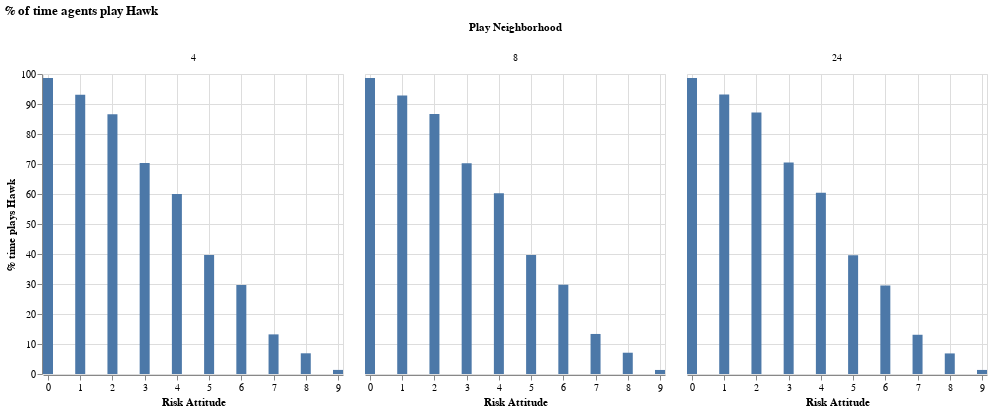

Source (notebook cell):
### Markdown cell above
#### Play neighborhood

### Code cell
hawk_by_playnhood_riskattitude = (
    agent_df_params.group_by("play_neighborhood", "risk_attitude")
         .agg(n_plays=pl.col("played_hawk").count(), n_plays_hawk=pl.col("played_hawk").sum())
    .with_columns(
        pct_plays_hawk=pl.col("n_plays_hawk").truediv(pl.col("n_plays")).mul(100)
    )
)

alt.Chart(hawk_by_playnhood_riskattitude).mark_bar(width=10).encode(
    x=alt.X("risk_attitude", title="Risk Attitude").scale(domain=[0, 9]),                                                          
    y=alt.Y("pct_plays_hawk", title="% time plays Hawk")
).facet(column=alt.Column("play_neighborhood", title="Play Neighborhood")).properties(title="% of time agents play Hawk")

### Figure 1 — Vega-Lite specification as saved in the notebook (floating-point values rounded to 4 significant figures)
{"config": {"view": {"continuousWidth": 300, "continuousHeight": 300}}, "data": {"name": "data-f9685d49a248b643e912737bd7ca69b5"}, "facet": {"column": {"field": "play_neighborhood", "title": "Play Neighborhood", "type": "quantitative"}}, "spec": {"mark": {"type": "bar", "width": 10}, "encoding": {"x": {"field": "risk_attitude", "scale": {"domain": [0, 9]}, "title": "Risk Attitude", "type": "quantitative"}, "y": {"field": "pct_plays_hawk", "title": "% time plays Hawk", "type": "quantitative"}}}, "title": "% of time agents play Hawk", "$schema": "https://vega.github.io/schema/vega-lite/v5.20.1.json", "datasets": {"data-f9685d49a248b643e912737bd7ca69b5": [{"play_neighborhood": 24, "risk_attitude": 3, "n_plays": 5073594, "n_plays_hawk": 3577114, "pct_plays_hawk": 70.5}, {"play_neighborhood": 8, "risk_attitude": 9, "n_plays": 4405914, "n_plays_hawk": 59399, "pct_plays_hawk": 1.348}, {"play_neighborhood": 24, "risk_attitude": 8, "n_plays": 4261676, "n_plays_hawk": 292262, "pct_plays_hawk": 6.858}, {"play_neighborhood": 8, "risk_attitude": 1, "n_plays": 4258850, "n_plays_hawk": 3954234, "pct_plays_hawk": 92.85}, {"play_neighborhood": 4, "risk_attitude": 5, "n_plays": 5828268, "n_plays_hawk": 2312605, "pct_plays_hawk": 39.68}, {"play_neighborhood": 8, "risk_attitude": 8, "n_plays": 4249338, "n_plays_hawk": 301434, "pct_plays_hawk": 7.094}, {"play_neighborhood": 4, "risk_attitude": 7, "n_plays": 4321552, "n_plays_hawk": 570772, "pct_plays_hawk": 13.21}, {"play_neighborhood": 24, "risk_attitude": 5, "n_plays": 5873785, "n_plays_hawk": 2327020, "pct_plays_hawk": 39.62}, {"play_neighborhood": 8, "risk_attitude": 4, "n_plays": 5900951, "n_plays_hawk": 3557231, "pct_plays_hawk": 60.28}, {"play_neighborhood": 24, "risk_attitude": 1, "n_plays": 4225328, "n_plays_hawk": 3936649, "pct_plays_hawk": 93.17}, {"play_neighborhood": 4, "risk_attitude": 0, "n_plays": 4424980, "n_plays_hawk": 4365305, "pct_plays_hawk": 98.65}, {"play_neighborhood": 8, "risk_attitude": 6, "n_plays": 5110633, "n_plays_hawk": 1521970, "pct_plays_hawk": 29.78}, {"play_neighborhood": 24, "risk_attitude": 0, "n_plays": 4379036, "n_plays_hawk": 4319519, "pct_plays_hawk": 98.64}, {"play_neighborhood": 4, "risk_attitude": 1, "n_plays": 4241863, "n_plays_hawk": 3947344, "pct_plays_hawk": 93.06}, {"play_neighborhood": 4, "risk_attitude": 4, "n_plays": 5809557, "n_plays_hawk": 3486526, "pct_plays_hawk": 60.01}, {"play_neighborhood": 8, "risk_attitude": 7, "n_plays": 4376423, "n_plays_hawk": 584108, "pct_plays_hawk": 13.35}, {"play_neighborhood": 24, "risk_attitude": 6, "n_plays": 5059237, "n_plays_hawk": 1490706, "pct_plays_hawk": 29.47}, {"play_neighborhood": 24, "risk_attitude": 7, "n_plays": 4360044, "n_plays_hawk": 570214, "pct_plays_hawk": 13.08}, {"play_neighborhood": 24, "risk_attitude": 2, "n_plays": 4345294, "n_plays_hawk": 3788122, "pct_plays_hawk": 87.18}, {"play_neighborhood": 8, "risk_attitude": 2, "n_plays": 4401750, "n_plays_hawk": 3814736, "pct_plays_hawk": 86.66}, {"play_neighborhood": 8, "risk_attitude": 0, "n_plays": 4476795, "n_plays_hawk": 4416666, "pct_plays_hawk": 98.66}, {"play_neighborhood": 8, "risk_attitude": 5, "n_plays": 5903244, "n_plays_hawk": 2340061, "pct_plays_hawk": 39.64}, {"play_neighborhood": 4, "risk_attitude": 2, "n_plays": 4351755, "n_plays_hawk": 3768246, "pct_plays_hawk": 86.59}, {"play_neighborhood": 24, "risk_attitude": 4, "n_plays": 5856742, "n_plays_hawk": 3540142, "pct_plays_hawk": 60.45}, {"play_neighborhood": 4, "risk_attitude": 6, "n_plays": 5039686, "n_plays_hawk": 1493596, "pct_plays_hawk": 29.64}, {"play_neighborhood": 4, "risk_attitude": 8, "n_plays": 4181387, "n_plays_hawk": 288577, "pct_plays_hawk": 6.901}, {"play_neighborhood": 4, "risk_attitude": 9, "n_plays": 4350217, "n_plays_hawk": 59285, "pct_plays_hawk": 1.363}, {"play_neighborhood": 8, "risk_attitude": 3, "n_plays": 5077452, "n_plays_hawk": 3566420, "pct_plays_hawk": 70.24}, {"play_neighborhood": 4, "risk_attitude": 3, "n_plays": 5047785, "n_plays_hawk": 3550230, "pct_plays_hawk": 70.33}, {"play_neighborhood": 24, "risk_attitude": 9, "n_plays": 4390614, "n_plays_hawk": 59475, "pct_plays_hawk": 1.355}]}}
